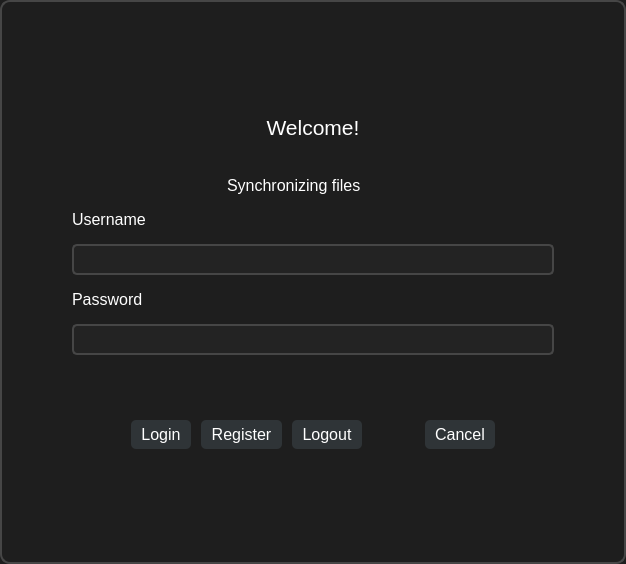
<?xml version="1.0" encoding="UTF-8"?>
<ui version="4.0">
 <class>LoginDialog</class>
 <widget class="QDialog" name="LoginDialog">
  <property name="geometry">
   <rect>
    <x>0</x>
    <y>0</y>
    <width>626</width>
    <height>564</height>
   </rect>
  </property>
  <property name="sizePolicy">
   <sizepolicy hsizetype="Minimum" vsizetype="Minimum">
    <horstretch>0</horstretch>
    <verstretch>0</verstretch>
   </sizepolicy>
  </property>
  <property name="maximumSize">
   <size>
    <width>1000</width>
    <height>1000</height>
   </size>
  </property>
  <property name="font">
   <font>
    <family>Segoe UI</family>
    <pointsize>12</pointsize>
   </font>
  </property>
  <property name="windowTitle">
   <string>Dialog</string>
  </property>
  <property name="styleSheet">
   <string notr="true">* {
	background-color: rgb(30, 30, 30);
	color: rgb(255, 255, 255);
}
QPushButton{
	background-color: rgb(47, 52, 55);
	border-radius: 5px;
	padding: 5px 10px 5px 10px;
}
QPushButton:hover 
{ background-color: #3E3E3E; }

</string>
  </property>
  <layout class="QVBoxLayout" name="verticalLayout">
   <property name="spacing">
    <number>0</number>
   </property>
   <property name="leftMargin">
    <number>0</number>
   </property>
   <property name="topMargin">
    <number>0</number>
   </property>
   <property name="rightMargin">
    <number>0</number>
   </property>
   <property name="bottomMargin">
    <number>0</number>
   </property>
   <item>
    <widget class="QFrame" name="frame">
     <property name="sizePolicy">
      <sizepolicy hsizetype="Minimum" vsizetype="Minimum">
       <horstretch>0</horstretch>
       <verstretch>0</verstretch>
      </sizepolicy>
     </property>
     <property name="styleSheet">
      <string notr="true">QFrame#frame {
	padding-right: 35px;
	padding-left: 35px;
	border: 1.5px solid rgb(70, 70, 70);
	border-radius: 10px;
}</string>
     </property>
     <property name="frameShape">
      <enum>QFrame::StyledPanel</enum>
     </property>
     <property name="frameShadow">
      <enum>QFrame::Raised</enum>
     </property>
     <layout class="QVBoxLayout" name="verticalLayout_2">
      <property name="spacing">
       <number>15</number>
      </property>
      <property name="leftMargin">
       <number>35</number>
      </property>
      <property name="topMargin">
       <number>50</number>
      </property>
      <property name="rightMargin">
       <number>35</number>
      </property>
      <property name="bottomMargin">
       <number>50</number>
      </property>
      <item>
       <spacer name="verticalSpacer_2">
        <property name="orientation">
         <enum>Qt::Vertical</enum>
        </property>
        <property name="sizeHint" stdset="0">
         <size>
          <width>20</width>
          <height>0</height>
         </size>
        </property>
       </spacer>
      </item>
      <item>
       <widget class="QLabel" name="welcomeLabel">
        <property name="enabled">
         <bool>true</bool>
        </property>
        <property name="font">
         <font>
          <family>Segoe UI</family>
          <pointsize>16</pointsize>
         </font>
        </property>
        <property name="styleSheet">
         <string notr="true">color: rgb(255, 255, 255);</string>
        </property>
        <property name="text">
         <string>Welcome!</string>
        </property>
        <property name="alignment">
         <set>Qt::AlignCenter</set>
        </property>
       </widget>
      </item>
      <item>
       <widget class="QFrame" name="loadingText">
        <property name="maximumSize">
         <size>
          <width>16777215</width>
          <height>52</height>
         </size>
        </property>
        <property name="styleSheet">
         <string notr="true">border: none;</string>
        </property>
        <property name="frameShape">
         <enum>QFrame::StyledPanel</enum>
        </property>
        <property name="frameShadow">
         <enum>QFrame::Raised</enum>
        </property>
        <layout class="QHBoxLayout" name="horizontalLayout_2">
         <property name="leftMargin">
          <number>0</number>
         </property>
         <property name="topMargin">
          <number>20</number>
         </property>
         <property name="rightMargin">
          <number>0</number>
         </property>
         <property name="bottomMargin">
          <number>0</number>
         </property>
         <item>
          <spacer name="horizontalSpacer_6">
           <property name="orientation">
            <enum>Qt::Horizontal</enum>
           </property>
           <property name="sizeHint" stdset="0">
            <size>
             <width>40</width>
             <height>20</height>
            </size>
           </property>
          </spacer>
         </item>
         <item>
          <widget class="QLabel" name="label">
           <property name="font">
            <font>
             <family>Segoe UI</family>
             <pointsize>12</pointsize>
            </font>
           </property>
           <property name="text">
            <string>Synchronizing files</string>
           </property>
          </widget>
         </item>
         <item>
          <widget class="QPushButton" name="loadingGIF">
           <property name="enabled">
            <bool>false</bool>
           </property>
           <property name="styleSheet">
            <string notr="true">background-color: rgba(255, 255, 255, 0);
padding: 0px;</string>
           </property>
           <property name="text">
            <string/>
           </property>
           <property name="icon">
            <iconset resource="Resources.qrc">
             <normaloff>:/Icons/Resources/Icons/Loading.gif</normaloff>:/Icons/Resources/Icons/Loading.gif</iconset>
           </property>
          </widget>
         </item>
         <item>
          <spacer name="horizontalSpacer_5">
           <property name="orientation">
            <enum>Qt::Horizontal</enum>
           </property>
           <property name="sizeHint" stdset="0">
            <size>
             <width>40</width>
             <height>20</height>
            </size>
           </property>
          </spacer>
         </item>
        </layout>
       </widget>
      </item>
      <item>
       <widget class="QLabel" name="usernameLabel">
        <property name="font">
         <font>
          <family>Segoe UI</family>
          <pointsize>12</pointsize>
         </font>
        </property>
        <property name="styleSheet">
         <string notr="true"/>
        </property>
        <property name="text">
         <string>Username</string>
        </property>
       </widget>
      </item>
      <item>
       <widget class="QLineEdit" name="username">
        <property name="font">
         <font>
          <family>Segoe UI</family>
          <pointsize>12</pointsize>
         </font>
        </property>
        <property name="styleSheet">
         <string notr="true">background-color: rgb(35, 35, 35);
padding: 3px;
border: 1.5px solid rgb(70, 70, 70);
border-radius: 5px;</string>
        </property>
        <property name="frame">
         <bool>false</bool>
        </property>
       </widget>
      </item>
      <item>
       <widget class="QLabel" name="passwordLabel">
        <property name="font">
         <font>
          <family>Segoe UI</family>
          <pointsize>12</pointsize>
         </font>
        </property>
        <property name="text">
         <string>Password</string>
        </property>
       </widget>
      </item>
      <item>
       <widget class="QLineEdit" name="password">
        <property name="font">
         <font>
          <family>Segoe UI</family>
          <pointsize>12</pointsize>
         </font>
        </property>
        <property name="styleSheet">
         <string notr="true">background-color: rgb(35, 35, 35);
padding: 3px;
border: 1.5px solid rgb(70, 70, 70);
border-radius: 5px;</string>
        </property>
        <property name="inputMethodHints">
         <set>Qt::ImhHiddenText|Qt::ImhNoAutoUppercase|Qt::ImhNoPredictiveText|Qt::ImhSensitiveData</set>
        </property>
        <property name="frame">
         <bool>false</bool>
        </property>
        <property name="echoMode">
         <enum>QLineEdit::Password</enum>
        </property>
       </widget>
      </item>
      <item>
       <layout class="QHBoxLayout" name="horizontalLayout">
        <property name="spacing">
         <number>10</number>
        </property>
        <property name="leftMargin">
         <number>5</number>
        </property>
        <property name="topMargin">
         <number>50</number>
        </property>
        <property name="rightMargin">
         <number>5</number>
        </property>
        <item>
         <spacer name="horizontalSpacer_2">
          <property name="orientation">
           <enum>Qt::Horizontal</enum>
          </property>
          <property name="sizeHint" stdset="0">
           <size>
            <width>0</width>
            <height>20</height>
           </size>
          </property>
         </spacer>
        </item>
        <item>
         <widget class="QPushButton" name="loginBtn">
          <property name="font">
           <font>
            <family>Segoe UI</family>
            <pointsize>12</pointsize>
           </font>
          </property>
          <property name="styleSheet">
           <string notr="true"/>
          </property>
          <property name="text">
           <string>Login</string>
          </property>
         </widget>
        </item>
        <item>
         <widget class="QPushButton" name="regBtn">
          <property name="font">
           <font>
            <family>Segoe UI</family>
            <pointsize>12</pointsize>
           </font>
          </property>
          <property name="styleSheet">
           <string notr="true"/>
          </property>
          <property name="text">
           <string>Register</string>
          </property>
         </widget>
        </item>
        <item>
         <widget class="QPushButton" name="logoutBtn">
          <property name="enabled">
           <bool>true</bool>
          </property>
          <property name="font">
           <font>
            <family>Segoe UI</family>
            <pointsize>12</pointsize>
           </font>
          </property>
          <property name="styleSheet">
           <string notr="true"/>
          </property>
          <property name="text">
           <string>Logout</string>
          </property>
         </widget>
        </item>
        <item>
         <spacer name="horizontalSpacer">
          <property name="orientation">
           <enum>Qt::Horizontal</enum>
          </property>
          <property name="sizeHint" stdset="0">
           <size>
            <width>40</width>
            <height>20</height>
           </size>
          </property>
         </spacer>
        </item>
        <item>
         <widget class="QPushButton" name="cancelBtn">
          <property name="font">
           <font>
            <family>Segoe UI</family>
            <pointsize>12</pointsize>
           </font>
          </property>
          <property name="styleSheet">
           <string notr="true"/>
          </property>
          <property name="text">
           <string>Cancel</string>
          </property>
         </widget>
        </item>
        <item>
         <spacer name="horizontalSpacer_3">
          <property name="orientation">
           <enum>Qt::Horizontal</enum>
          </property>
          <property name="sizeHint" stdset="0">
           <size>
            <width>0</width>
            <height>20</height>
           </size>
          </property>
         </spacer>
        </item>
       </layout>
      </item>
      <item>
       <spacer name="verticalSpacer">
        <property name="orientation">
         <enum>Qt::Vertical</enum>
        </property>
        <property name="sizeHint" stdset="0">
         <size>
          <width>20</width>
          <height>0</height>
         </size>
        </property>
       </spacer>
      </item>
     </layout>
    </widget>
   </item>
  </layout>
 </widget>
 <resources>
  <include location="Resources.qrc"/>
 </resources>
 <connections/>
</ui>
